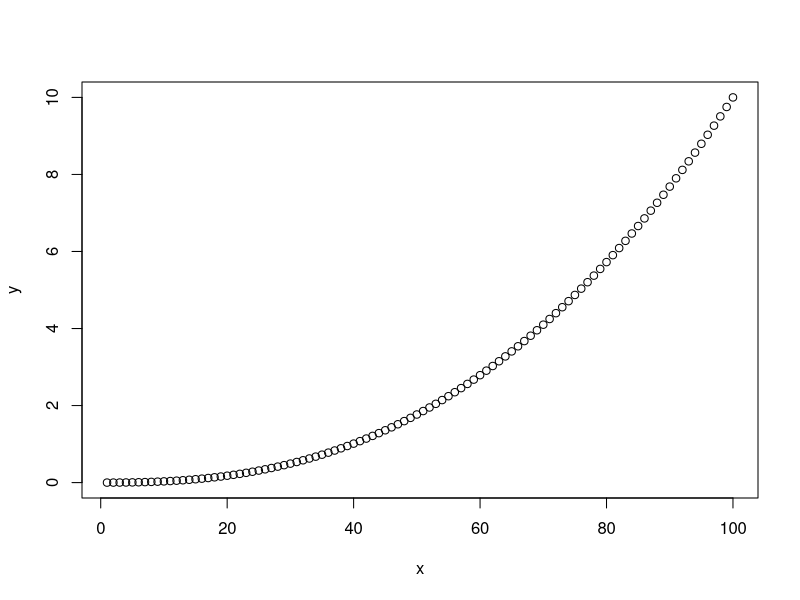
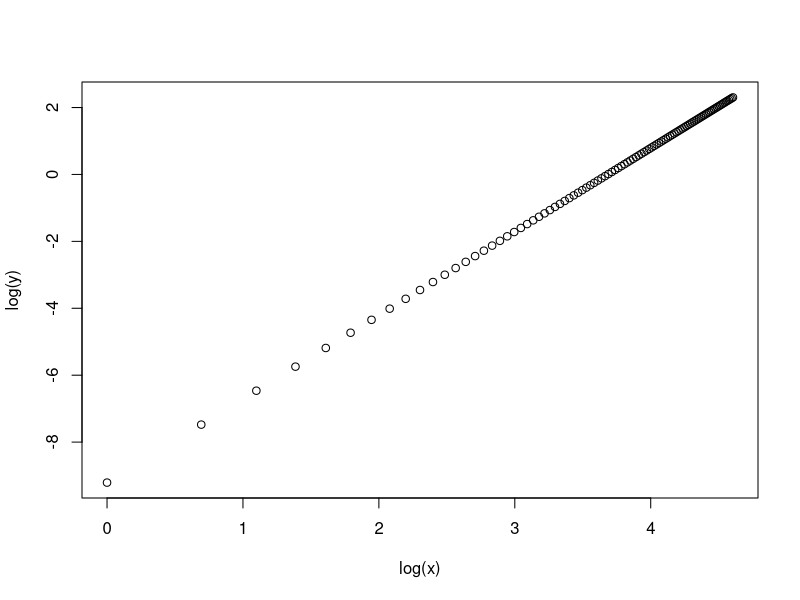
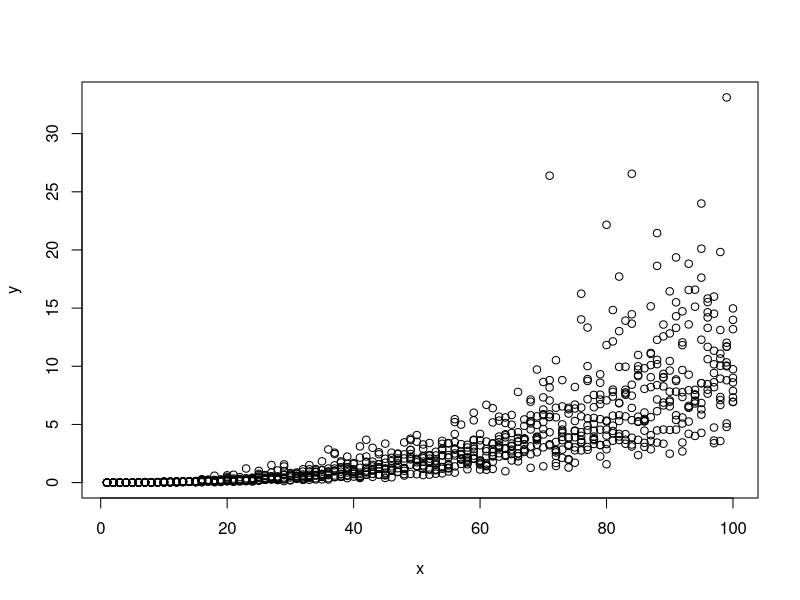
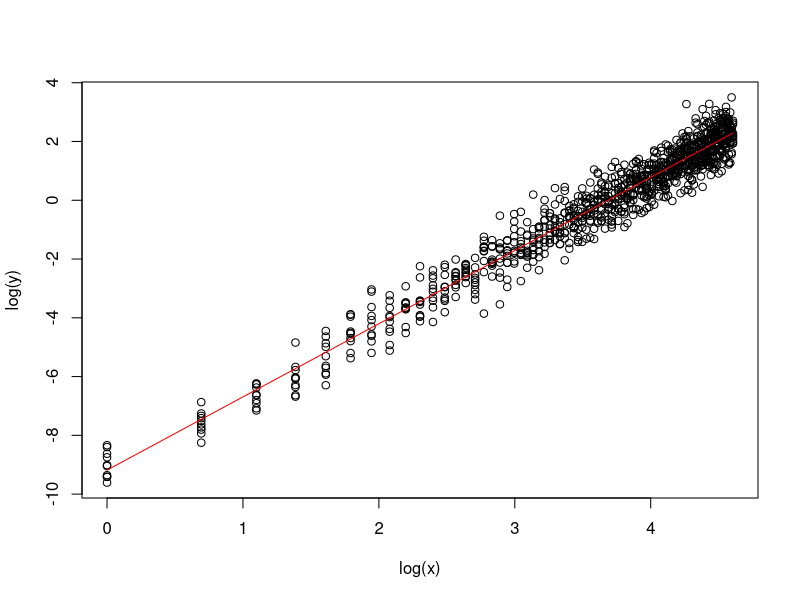
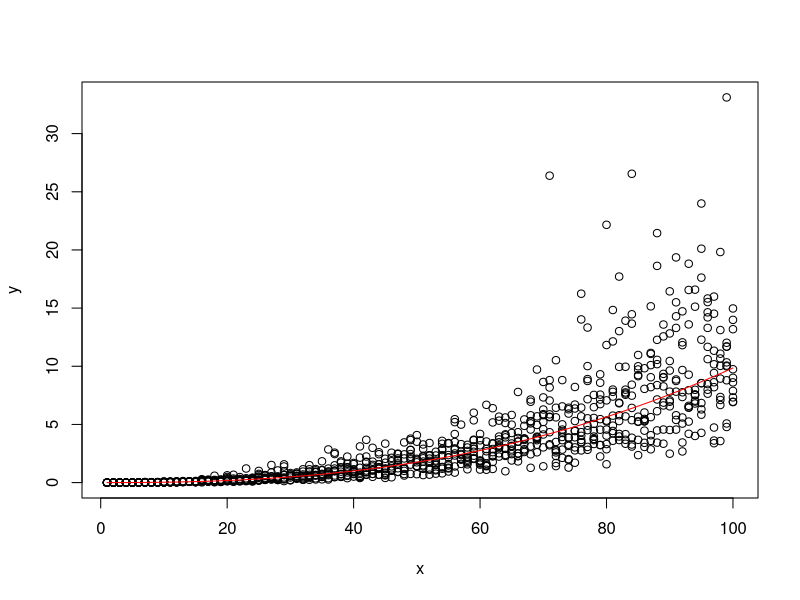

Reproduce these figures in R, in order.
# How to estimate length-weight parameters
library(here)
library(tidyverse)

allcrabs <- read.csv(here::here('Heeia_crabdata_Apr2019.csv'))

# Filter data to remove crabs that aren't mature enough to determine sex:
dat <- allcrabs %>%
  filter(!Sex %in% c("FJ","J","NM")
       & !is.na(Sex))

# Filter data to remove crabs that don't have a length or weight available:
dat <- dat %>%
  filter(!is.na(CWid_LR_mm) & !is.na(Weight_calc_kg))

# Calculate weight in g instead of kg
dat <- dat %>%
  mutate(Weight_calc_kg = as.numeric(Weight_calc_kg)) %>%
  mutate(Weight_calc_g = Weight_calc_kg * 1000)

# The classic equation for the relationship between length and weight is W = aL^b, where W is the weight and L is the "length" (in this case, cw).
# Technically this is W = aL^b * exp(epsilon), where epsilon is a normally distributed error term that describes the variation among individuals (you can think of W = aL^b  as being the average, with some individual variation around it). Because epsilon is normally distributed, exp(epsilon) is lognormally distributed.

# If you have an exponential relationship between x and y, you can log x and y and it is a linear relationship:
# These are just some made up values
a <- 0.0001
b <- 2.5

x <- 1:100
y <- a*x^b
plot(x,y)
plot(log(x),log(y))

# With some error:
x <- rep(1:100, each = 10)
for (i in 1:length(x)){
  epsilon <- rnorm(1,0,0.5)
  y[i] <- a * x[i] ^b * exp(epsilon)
}
plot(x,y)

plot(log(x),log(y))

# The easiest way to estimate the parameters a and b is to fit a linear model with lm(). 
# So plot log(length) on the x vs. log(weight) on the y for the crabs (I will leave this part for you to do!):



# To get the parameters that give you the best fit, you can use lm() with the log-transformed values:
log.x <- log(x)
log.y <- log(y)
fit <- lm(formula = log.y~log.x )
summary(fit) # in these estimates, the intercept is a and the slope is b
intercept = coef(fit)[1]
slope = coef(fit)[2]
predicted.log.y <- slope * log.x + intercept
lines(log.x,predicted.log.y,col='red')

# The estimates for a and b are still in log space so we have to transform them to get them back to normal.
plot(x,y)
a <- exp(intercept)
b <- slope
pred.y.normal <- a*x^b
lines(x,pred.y.normal,col='red')

# Voila! These are the a and b estimated from the data. Since we simulated the data in the first place, check to make sure a and b are the same as we hard-coded them on lines 25-26. 

# Now do the same thing for crabs, but with length as x and weight as y! Do it separately for males and females, because other studies have suggested their length-weight relationships are different. You can double check your estimates by plotting the fit on top of the data, like in lines 62-63.